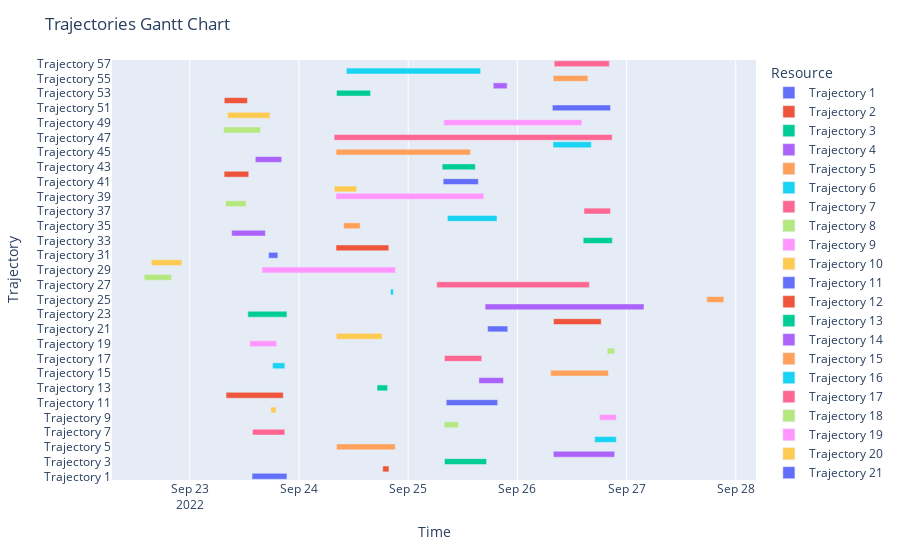

Notebook cell for this chart:
### Markdown cell above
### Dactyl

### Code cell
plot_gantt(df_list_dactyl)

### Figure 1 — Plotly figure (JSON) as saved in the notebook; plotly's stock layout.template omitted (floating-point values rounded to 4 significant figures)
{"data": [{"alignmentgroup": "True", "base": ["2022-09-23T13:41:01"], "hovertemplate": "Resource=Trajectory 1<br>Start=%{base}<br>Finish=%{x}<br>Task=%{y}<extra></extra>", "legendgroup": "Trajectory 1", "marker": {"color": "#636efa", "pattern": {"shape": ""}}, "name": "Trajectory 1", "offsetgroup": "Trajectory 1", "orientation": "h", "showlegend": true, "textposition": "auto", "type": "bar", "x": [27599000], "xaxis": "x", "y": ["Trajectory 1"], "yaxis": "y"}, {"alignmentgroup": "True", "base": ["2022-09-24T18:24:01"], "hovertemplate": "Resource=Trajectory 2<br>Start=%{base}<br>Finish=%{x}<br>Task=%{y}<extra></extra>", "legendgroup": "Trajectory 2", "marker": {"color": "#EF553B", "pattern": {"shape": ""}}, "name": "Trajectory 2", "offsetgroup": "Trajectory 2", "orientation": "h", "showlegend": true, "textposition": "auto", "type": "bar", "x": [4920000], "xaxis": "x", "y": ["Trajectory 2"], "yaxis": "y"}, {"alignmentgroup": "True", "base": ["2022-09-25T07:59:02"], "hovertemplate": "Resource=Trajectory 3<br>Start=%{base}<br>Finish=%{x}<br>Task=%{y}<extra></extra>", "legendgroup": "Trajectory 3", "marker": {"color": "#00cc96", "pattern": {"shape": ""}}, "name": "Trajectory 3", "offsetgroup": "Trajectory 3", "orientation": "h", "showlegend": true, "textposition": "auto", "type": "bar", "x": [33300000], "xaxis": "x", "y": ["Trajectory 3"], "yaxis": "y"}, {"alignmentgroup": "True", "base": ["2022-09-26T07:54:02"], "hovertemplate": "Resource=Trajectory 4<br>Start=%{base}<br>Finish=%{x}<br>Task=%{y}<extra></extra>", "legendgroup": "Trajectory 4", "marker": {"color": "#ab63fa", "pattern": {"shape": ""}}, "name": "Trajectory 4", "offsetgroup": "Trajectory 4", "orientation": "h", "showlegend": true, "textposition": "auto", "type": "bar", "x": [48543000], "xaxis": "x", "y": ["Trajectory 4"], "yaxis": "y"}, {"alignmentgroup": "True", "base": ["2022-09-24T08:15:01"], "hovertemplate": "Resource=Trajectory 5<br>Start=%{base}<br>Finish=%{x}<br>Task=%{y}<extra></extra>", "legendgroup": "Trajectory 5", "marker": {"color": "#FFA15A", "pattern": {"shape": ""}}, "name": "Trajectory 5", "offsetgroup": "Trajectory 5", "orientation": "h", "showlegend": true, "textposition": "auto", "type": "bar", "x": [46499000], "xaxis": "x", "y": ["Trajectory 5"], "yaxis": "y"}, {"alignmentgroup": "True", "base": ["2022-09-26T16:59:01"], "hovertemplate": "Resource=Trajectory 6<br>Start=%{base}<br>Finish=%{x}<br>Task=%{y}<extra></extra>", "legendgroup": "Trajectory 6", "marker": {"color": "#19d3f3", "pattern": {"shape": ""}}, "name": "Trajectory 6", "offsetgroup": "Trajectory 6", "orientation": "h", "showlegend": true, "textposition": "auto", "type": "bar", "x": [17100000], "xaxis": "x", "y": ["Trajectory 6"], "yaxis": "y"}, {"alignmentgroup": "True", "base": ["2022-09-23T13:47:03"], "hovertemplate": "Resource=Trajectory 7<br>Start=%{base}<br>Finish=%{x}<br>Task=%{y}<extra></extra>", "legendgroup": "Trajectory 7", "marker": {"color": "#FF6692", "pattern": {"shape": ""}}, "name": "Trajectory 7", "offsetgroup": "Trajectory 7", "orientation": "h", "showlegend": true, "textposition": "auto", "type": "bar", "x": [25559000], "xaxis": "x", "y": ["Trajectory 7"], "yaxis": "y"}, {"alignmentgroup": "True", "base": ["2022-09-25T07:54:00"], "hovertemplate": "Resource=Trajectory 8<br>Start=%{base}<br>Finish=%{x}<br>Task=%{y}<extra></extra>", "legendgroup": "Trajectory 8", "marker": {"color": "#B6E880", "pattern": {"shape": ""}}, "name": "Trajectory 8", "offsetgroup": "Trajectory 8", "orientation": "h", "showlegend": true, "textposition": "auto", "type": "bar", "x": [11279000], "xaxis": "x", "y": ["Trajectory 8"], "yaxis": "y"}, {"alignmentgroup": "True", "base": ["2022-09-26T18:01:20"], "hovertemplate": "Resource=Trajectory 9<br>Start=%{base}<br>Finish=%{x}<br>Task=%{y}<extra></extra>", "legendgroup": "Trajectory 9", "marker": {"color": "#FF97FF", "pattern": {"shape": ""}}, "name": "Trajectory 9", "offsetgroup": "Trajectory 9", "orientation": "h", "showlegend": true, "textposition": "auto", "type": "bar", "x": [13422000], "xaxis": "x", "y": ["Trajectory 9"], "yaxis": "y"}, {"alignmentgroup": "True", "base": ["2022-09-23T17:49:01"], "hovertemplate": "Resource=Trajectory 10<br>Start=%{base}<br>Finish=%{x}<br>Task=%{y}<extra></extra>", "legendgroup": "Trajectory 10", "marker": {"color": "#FECB52", "pattern": {"shape": ""}}, "name": "Trajectory 10", "offsetgroup": "Trajectory 10", "orientation": "h", "showlegend": true, "textposition": "auto", "type": "bar", "x": [4081000], "xaxis": "x", "y": ["Trajectory 10"], "yaxis": "y"}, {"alignmentgroup": "True", "base": ["2022-09-25T08:22:01"], "hovertemplate": "Resource=Trajectory 11<br>Start=%{base}<br>Finish=%{x}<br>Task=%{y}<extra></extra>", "legendgroup": "Trajectory 11", "marker": {"color": "#636efa", "pattern": {"shape": ""}}, "name": "Trajectory 11", "offsetgroup": "Trajectory 11", "orientation": "h", "showlegend": true, "textposition": "auto", "type": "bar", "x": [40680000], "xaxis": "x", "y": ["Trajectory 11"], "yaxis": "y"}, {"alignmentgroup": "True", "base": ["2022-09-23T07:58:02"], "hovertemplate": "Resource=Trajectory 12<br>Start=%{base}<br>Finish=%{x}<br>Task=%{y}<extra></extra>", "legendgroup": "Trajectory 12", "marker": {"color": "#EF553B", "pattern": {"shape": ""}}, "name": "Trajectory 12", "offsetgroup": "Trajectory 12", "orientation": "h", "showlegend": true, "textposition": "auto", "type": "bar", "x": [45239000], "xaxis": "x", "y": ["Trajectory 12"], "yaxis": "y"}, {"alignmentgroup": "True", "base": ["2022-09-24T17:09:03"], "hovertemplate": "Resource=Trajectory 13<br>Start=%{base}<br>Finish=%{x}<br>Task=%{y}<extra></extra>", "legendgroup": "Trajectory 13", "marker": {"color": "#00cc96", "pattern": {"shape": ""}}, "name": "Trajectory 13", "offsetgroup": "Trajectory 13", "orientation": "h", "showlegend": true, "textposition": "auto", "type": "bar", "x": [8342000], "xaxis": "x", "y": ["Trajectory 13"], "yaxis": "y"}, {"alignmentgroup": "True", "base": ["2022-09-25T15:32:04"], "hovertemplate": "Resource=Trajectory 14<br>Start=%{base}<br>Finish=%{x}<br>Task=%{y}<extra></extra>", "legendgroup": "Trajectory 14", "marker": {"color": "#ab63fa", "pattern": {"shape": ""}}, "name": "Trajectory 14", "offsetgroup": "Trajectory 14", "orientation": "h", "showlegend": true, "textposition": "auto", "type": "bar", "x": [19498000], "xaxis": "x", "y": ["Trajectory 14"], "yaxis": "y"}, {"alignmentgroup": "True", "base": ["2022-09-26T07:18:00"], "hovertemplate": "Resource=Trajectory 15<br>Start=%{base}<br>Finish=%{x}<br>Task=%{y}<extra></extra>", "legendgroup": "Trajectory 15", "marker": {"color": "#FFA15A", "pattern": {"shape": ""}}, "name": "Trajectory 15", "offsetgroup": "Trajectory 15", "orientation": "h", "showlegend": true, "textposition": "auto", "type": "bar", "x": [45724000], "xaxis": "x", "y": ["Trajectory 15"], "yaxis": "y"}, {"alignmentgroup": "True", "base": ["2022-09-23T18:11:00"], "hovertemplate": "Resource=Trajectory 16<br>Start=%{base}<br>Finish=%{x}<br>Task=%{y}<extra></extra>", "legendgroup": "Trajectory 16", "marker": {"color": "#19d3f3", "pattern": {"shape": ""}}, "name": "Trajectory 16", "offsetgroup": "Trajectory 16", "orientation": "h", "showlegend": true, "textposition": "auto", "type": "bar", "x": [9721000], "xaxis": "x", "y": ["Trajectory 16"], "yaxis": "y"}, {"alignmentgroup": "True", "base": ["2022-09-25T07:58:01"], "hovertemplate": "Resource=Trajectory 17<br>Start=%{base}<br>Finish=%{x}<br>Task=%{y}<extra></extra>", "legendgroup": "Trajectory 17", "marker": {"color": "#FF6692", "pattern": {"shape": ""}}, "name": "Trajectory 17", "offsetgroup": "Trajectory 17", "orientation": "h", "showlegend": true, "textposition": "auto", "type": "bar", "x": [29519000], "xaxis": "x", "y": ["Trajectory 17"], "yaxis": "y"}, {"alignmentgroup": "True", "base": ["2022-09-26T19:44:37"], "hovertemplate": "Resource=Trajectory 18<br>Start=%{base}<br>Finish=%{x}<br>Task=%{y}<extra></extra>", "legendgroup": "Trajectory 18", "marker": {"color": "#B6E880", "pattern": {"shape": ""}}, "name": "Trajectory 18", "offsetgroup": "Trajectory 18", "orientation": "h", "showlegend": true, "textposition": "auto", "type": "bar", "x": [5905000], "xaxis": "x", "y": ["Trajectory 18"], "yaxis": "y"}, {"alignmentgroup": "True", "base": ["2022-09-23T13:10:01"], "hovertemplate": "Resource=Trajectory 19<br>Start=%{base}<br>Finish=%{x}<br>Task=%{y}<extra></extra>", "legendgroup": "Trajectory 19", "marker": {"color": "#FF97FF", "pattern": {"shape": ""}}, "name": "Trajectory 19", "offsetgroup": "Trajectory 19", "orientation": "h", "showlegend": true, "textposition": "auto", "type": "bar", "x": [21245000], "xaxis": "x", "y": ["Trajectory 19"], "yaxis": "y"}, {"alignmentgroup": "True", "base": ["2022-09-24T08:11:00"], "hovertemplate": "Resource=Trajectory 20<br>Start=%{base}<br>Finish=%{x}<br>Task=%{y}<extra></extra>", "legendgroup": "Trajectory 20", "marker": {"color": "#FECB52", "pattern": {"shape": ""}}, "name": "Trajectory 20", "offsetgroup": "Trajectory 20", "orientation": "h", "showlegend": true, "textposition": "auto", "type": "bar", "x": [36301000], "xaxis": "x", "y": ["Trajectory 20"], "yaxis": "y"}, {"alignmentgroup": "True", "base": ["2022-09-25T17:28:01"], "hovertemplate": "Resource=Trajectory 21<br>Start=%{base}<br>Finish=%{x}<br>Task=%{y}<extra></extra>", "legendgroup": "Trajectory 21", "marker": {"color": "#636efa", "pattern": {"shape": ""}}, "name": "Trajectory 21", "offsetgroup": "Trajectory 21", "orientation": "h", "showlegend": true, "textposition": "auto", "type": "bar", "x": [15899000], "xaxis": "x", "y": ["Trajectory 21"], "yaxis": "y"}, {"alignmentgroup": "True", "base": ["2022-09-26T07:56:00"], "hovertemplate": "Resource=Trajectory 22<br>Start=%{base}<br>Finish=%{x}<br>Task=%{y}<extra></extra>", "legendgroup": "Trajectory 22", "marker": {"color": "#EF553B", "pattern": {"shape": ""}}, "name": "Trajectory 22", "offsetgroup": "Trajectory 22", "orientation": "h", "showlegend": true, "textposition": "auto", "type": "bar", "x": [37741000], "xaxis": "x", "y": ["Trajectory 22"], "yaxis": "y"}, {"alignmentgroup": "True", "base": ["2022-09-23T12:45:02"], "hovertemplate": "Resource=Trajectory 23<br>Start=%{base}<br>Finish=%{x}<br>Task=%{y}<extra></extra>", "legendgroup": "Trajectory 23", "marker": {"color": "#00cc96", "pattern": {"shape": ""}}, "name": "Trajectory 23", "offsetgroup": "Trajectory 23", "orientation": "h", "showlegend": true, "textposition": "auto", "type": "bar", "x": [30960000], "xaxis": "x", "y": ["Trajectory 23"], "yaxis": "y"}, {"alignmentgroup": "True", "base": ["2022-09-25T16:54:15"], "hovertemplate": "Resource=Trajectory 24<br>Start=%{base}<br>Finish=%{x}<br>Task=%{y}<extra></extra>", "legendgroup": "Trajectory 24", "marker": {"color": "#ab63fa", "pattern": {"shape": ""}}, "name": "Trajectory 24", "offsetgroup": "Trajectory 24", "orientation": "h", "showlegend": true, "textposition": "auto", "type": "bar", "x": [125745000], "xaxis": "x", "y": ["Trajectory 24"], "yaxis": "y"}, {"alignmentgroup": "True", "base": ["2022-09-27T17:38:01"], "hovertemplate": "Resource=Trajectory 25<br>Start=%{base}<br>Finish=%{x}<br>Task=%{y}<extra></extra>", "legendgroup": "Trajectory 25", "marker": {"color": "#FFA15A", "pattern": {"shape": ""}}, "name": "Trajectory 25", "offsetgroup": "Trajectory 25", "orientation": "h", "showlegend": true, "textposition": "auto", "type": "bar", "x": [13441000], "xaxis": "x", "y": ["Trajectory 25"], "yaxis": "y"}, {"alignmentgroup": "True", "base": ["2022-09-24T20:06:01"], "hovertemplate": "Resource=Trajectory 26<br>Start=%{base}<br>Finish=%{x}<br>Task=%{y}<extra></extra>", "legendgroup": "Trajectory 26", "marker": {"color": "#19d3f3", "pattern": {"shape": ""}}, "name": "Trajectory 26", "offsetgroup": "Trajectory 26", "orientation": "h", "showlegend": true, "textposition": "auto", "type": "bar", "x": [2281000], "xaxis": "x", "y": ["Trajectory 26"], "yaxis": "y"}, {"alignmentgroup": "True", "base": ["2022-09-25T06:16:03"], "hovertemplate": "Resource=Trajectory 27<br>Start=%{base}<br>Finish=%{x}<br>Task=%{y}<extra></extra>", "legendgroup": "Trajectory 27", "marker": {"color": "#FF6692", "pattern": {"shape": ""}}, "name": "Trajectory 27", "offsetgroup": "Trajectory 27", "orientation": "h", "showlegend": true, "textposition": "auto", "type": "bar", "x": [120778000], "xaxis": "x", "y": ["Trajectory 27"], "yaxis": "y"}, {"alignmentgroup": "True", "base": ["2022-09-22T13:58:23"], "hovertemplate": "Resource=Trajectory 28<br>Start=%{base}<br>Finish=%{x}<br>Task=%{y}<extra></extra>", "legendgroup": "Trajectory 28", "marker": {"color": "#B6E880", "pattern": {"shape": ""}}, "name": "Trajectory 28", "offsetgroup": "Trajectory 28", "orientation": "h", "showlegend": true, "textposition": "auto", "type": "bar", "x": [21638000], "xaxis": "x", "y": ["Trajectory 28"], "yaxis": "y"}, {"alignmentgroup": "True", "base": ["2022-09-23T15:52:01"], "hovertemplate": "Resource=Trajectory 29<br>Start=%{base}<br>Finish=%{x}<br>Task=%{y}<extra></extra>", "legendgroup": "Trajectory 29", "marker": {"color": "#FF97FF", "pattern": {"shape": ""}}, "name": "Trajectory 29", "offsetgroup": "Trajectory 29", "orientation": "h", "showlegend": true, "textposition": "auto", "type": "bar", "x": [105663000], "xaxis": "x", "y": ["Trajectory 29"], "yaxis": "y"}, {"alignmentgroup": "True", "base": ["2022-09-22T15:32:16"], "hovertemplate": "Resource=Trajectory 30<br>Start=%{base}<br>Finish=%{x}<br>Task=%{y}<extra></extra>", "legendgroup": "Trajectory 30", "marker": {"color": "#FECB52", "pattern": {"shape": ""}}, "name": "Trajectory 30", "offsetgroup": "Trajectory 30", "orientation": "h", "showlegend": true, "textposition": "auto", "type": "bar", "x": [24283000], "xaxis": "x", "y": ["Trajectory 30"], "yaxis": "y"}, {"alignmentgroup": "True", "base": ["2022-09-23T17:19:00"], "hovertemplate": "Resource=Trajectory 31<br>Start=%{base}<br>Finish=%{x}<br>Task=%{y}<extra></extra>", "legendgroup": "Trajectory 31", "marker": {"color": "#636efa", "pattern": {"shape": ""}}, "name": "Trajectory 31", "offsetgroup": "Trajectory 31", "orientation": "h", "showlegend": true, "textposition": "auto", "type": "bar", "x": [7322000], "xaxis": "x", "y": ["Trajectory 31"], "yaxis": "y"}, {"alignmentgroup": "True", "base": ["2022-09-24T08:07:59"], "hovertemplate": "Resource=Trajectory 32<br>Start=%{base}<br>Finish=%{x}<br>Task=%{y}<extra></extra>", "legendgroup": "Trajectory 32", "marker": {"color": "#EF553B", "pattern": {"shape": ""}}, "name": "Trajectory 32", "offsetgroup": "Trajectory 32", "orientation": "h", "showlegend": true, "textposition": "auto", "type": "bar", "x": [41761000], "xaxis": "x", "y": ["Trajectory 32"], "yaxis": "y"}, {"alignmentgroup": "True", "base": ["2022-09-26T14:28:01"], "hovertemplate": "Resource=Trajectory 33<br>Start=%{base}<br>Finish=%{x}<br>Task=%{y}<extra></extra>", "legendgroup": "Trajectory 33", "marker": {"color": "#00cc96", "pattern": {"shape": ""}}, "name": "Trajectory 33", "offsetgroup": "Trajectory 33", "orientation": "h", "showlegend": true, "textposition": "auto", "type": "bar", "x": [23046000], "xaxis": "x", "y": ["Trajectory 33"], "yaxis": "y"}, {"alignmentgroup": "True", "base": ["2022-09-23T09:12:00"], "hovertemplate": "Resource=Trajectory 34<br>Start=%{base}<br>Finish=%{x}<br>Task=%{y}<extra></extra>", "legendgroup": "Trajectory 34", "marker": {"color": "#ab63fa", "pattern": {"shape": ""}}, "name": "Trajectory 34", "offsetgroup": "Trajectory 34", "orientation": "h", "showlegend": true, "textposition": "auto", "type": "bar", "x": [26701000], "xaxis": "x", "y": ["Trajectory 34"], "yaxis": "y"}, {"alignmentgroup": "True", "base": ["2022-09-24T09:48:01"], "hovertemplate": "Resource=Trajectory 35<br>Start=%{base}<br>Finish=%{x}<br>Task=%{y}<extra></extra>", "legendgroup": "Trajectory 35", "marker": {"color": "#FFA15A", "pattern": {"shape": ""}}, "name": "Trajectory 35", "offsetgroup": "Trajectory 35", "orientation": "h", "showlegend": true, "textposition": "auto", "type": "bar", "x": [13139000], "xaxis": "x", "y": ["Trajectory 35"], "yaxis": "y"}, {"alignmentgroup": "True", "base": ["2022-09-25T08:37:01"], "hovertemplate": "Resource=Trajectory 36<br>Start=%{base}<br>Finish=%{x}<br>Task=%{y}<extra></extra>", "legendgroup": "Trajectory 36", "marker": {"color": "#19d3f3", "pattern": {"shape": ""}}, "name": "Trajectory 36", "offsetgroup": "Trajectory 36", "orientation": "h", "showlegend": true, "textposition": "auto", "type": "bar", "x": [39243000], "xaxis": "x", "y": ["Trajectory 36"], "yaxis": "y"}, {"alignmentgroup": "True", "base": ["2022-09-26T14:38:09"], "hovertemplate": "Resource=Trajectory 37<br>Start=%{base}<br>Finish=%{x}<br>Task=%{y}<extra></extra>", "legendgroup": "Trajectory 37", "marker": {"color": "#FF6692", "pattern": {"shape": ""}}, "name": "Trajectory 37", "offsetgroup": "Trajectory 37", "orientation": "h", "showlegend": true, "textposition": "auto", "type": "bar", "x": [20993000], "xaxis": "x", "y": ["Trajectory 37"], "yaxis": "y"}, {"alignmentgroup": "True", "base": ["2022-09-23T07:52:00"], "hovertemplate": "Resource=Trajectory 38<br>Start=%{base}<br>Finish=%{x}<br>Task=%{y}<extra></extra>", "legendgroup": "Trajectory 38", "marker": {"color": "#B6E880", "pattern": {"shape": ""}}, "name": "Trajectory 38", "offsetgroup": "Trajectory 38", "orientation": "h", "showlegend": true, "textposition": "auto", "type": "bar", "x": [16199000], "xaxis": "x", "y": ["Trajectory 38"], "yaxis": "y"}, {"alignmentgroup": "True", "base": ["2022-09-24T08:08:00"], "hovertemplate": "Resource=Trajectory 39<br>Start=%{base}<br>Finish=%{x}<br>Task=%{y}<extra></extra>", "legendgroup": "Trajectory 39", "marker": {"color": "#FF97FF", "pattern": {"shape": ""}}, "name": "Trajectory 39", "offsetgroup": "Trajectory 39", "orientation": "h", "showlegend": true, "textposition": "auto", "type": "bar", "x": [116939000], "xaxis": "x", "y": ["Trajectory 39"], "yaxis": "y"}, {"alignmentgroup": "True", "base": ["2022-09-24T07:45:04"], "hovertemplate": "Resource=Trajectory 40<br>Start=%{base}<br>Finish=%{x}<br>Task=%{y}<extra></extra>", "legendgroup": "Trajectory 40", "marker": {"color": "#FECB52", "pattern": {"shape": ""}}, "name": "Trajectory 40", "offsetgroup": "Trajectory 40", "orientation": "h", "showlegend": true, "textposition": "auto", "type": "bar", "x": [17704000], "xaxis": "x", "y": ["Trajectory 40"], "yaxis": "y"}, {"alignmentgroup": "True", "base": ["2022-09-25T07:41:03"], "hovertemplate": "Resource=Trajectory 41<br>Start=%{base}<br>Finish=%{x}<br>Task=%{y}<extra></extra>", "legendgroup": "Trajectory 41", "marker": {"color": "#636efa", "pattern": {"shape": ""}}, "name": "Trajectory 41", "offsetgroup": "Trajectory 41", "orientation": "h", "showlegend": true, "textposition": "auto", "type": "bar", "x": [27842000], "xaxis": "x", "y": ["Trajectory 41"], "yaxis": "y"}, {"alignmentgroup": "True", "base": ["2022-09-23T07:32:05"], "hovertemplate": "Resource=Trajectory 42<br>Start=%{base}<br>Finish=%{x}<br>Task=%{y}<extra></extra>", "legendgroup": "Trajectory 42", "marker": {"color": "#EF553B", "pattern": {"shape": ""}}, "name": "Trajectory 42", "offsetgroup": "Trajectory 42", "orientation": "h", "showlegend": true, "textposition": "auto", "type": "bar", "x": [19498000], "xaxis": "x", "y": ["Trajectory 42"], "yaxis": "y"}, {"alignmentgroup": "True", "base": ["2022-09-25T07:28:05"], "hovertemplate": "Resource=Trajectory 43<br>Start=%{base}<br>Finish=%{x}<br>Task=%{y}<extra></extra>", "legendgroup": "Trajectory 43", "marker": {"color": "#00cc96", "pattern": {"shape": ""}}, "name": "Trajectory 43", "offsetgroup": "Trajectory 43", "orientation": "h", "showlegend": true, "textposition": "auto", "type": "bar", "x": [26279000], "xaxis": "x", "y": ["Trajectory 43"], "yaxis": "y"}, {"alignmentgroup": "True", "base": ["2022-09-23T14:23:08"], "hovertemplate": "Resource=Trajectory 44<br>Start=%{base}<br>Finish=%{x}<br>Task=%{y}<extra></extra>", "legendgroup": "Trajectory 44", "marker": {"color": "#ab63fa", "pattern": {"shape": ""}}, "name": "Trajectory 44", "offsetgroup": "Trajectory 44", "orientation": "h", "showlegend": true, "textposition": "auto", "type": "bar", "x": [20933000], "xaxis": "x", "y": ["Trajectory 44"], "yaxis": "y"}, {"alignmentgroup": "True", "base": ["2022-09-24T08:09:00"], "hovertemplate": "Resource=Trajectory 45<br>Start=%{base}<br>Finish=%{x}<br>Task=%{y}<extra></extra>", "legendgroup": "Trajectory 45", "marker": {"color": "#FFA15A", "pattern": {"shape": ""}}, "name": "Trajectory 45", "offsetgroup": "Trajectory 45", "orientation": "h", "showlegend": true, "textposition": "auto", "type": "bar", "x": [106322000], "xaxis": "x", "y": ["Trajectory 45"], "yaxis": "y"}, {"alignmentgroup": "True", "base": ["2022-09-26T07:49:02"], "hovertemplate": "Resource=Trajectory 46<br>Start=%{base}<br>Finish=%{x}<br>Task=%{y}<extra></extra>", "legendgroup": "Trajectory 46", "marker": {"color": "#19d3f3", "pattern": {"shape": ""}}, "name": "Trajectory 46", "offsetgroup": "Trajectory 46", "orientation": "h", "showlegend": true, "textposition": "auto", "type": "bar", "x": [30359000], "xaxis": "x", "y": ["Trajectory 46"], "yaxis": "y"}, {"alignmentgroup": "True", "base": ["2022-09-24T07:43:02"], "hovertemplate": "Resource=Trajectory 47<br>Start=%{base}<br>Finish=%{x}<br>Task=%{y}<extra></extra>", "legendgroup": "Trajectory 47", "marker": {"color": "#FF6692", "pattern": {"shape": ""}}, "name": "Trajectory 47", "offsetgroup": "Trajectory 47", "orientation": "h", "showlegend": true, "textposition": "auto", "type": "bar", "x": [220022000], "xaxis": "x", "y": ["Trajectory 47"], "yaxis": "y"}, {"alignmentgroup": "True", "base": ["2022-09-23T07:26:02"], "hovertemplate": "Resource=Trajectory 48<br>Start=%{base}<br>Finish=%{x}<br>Task=%{y}<extra></extra>", "legendgroup": "Trajectory 48", "marker": {"color": "#B6E880", "pattern": {"shape": ""}}, "name": "Trajectory 48", "offsetgroup": "Trajectory 48", "orientation": "h", "showlegend": true, "textposition": "auto", "type": "bar", "x": [29188000], "xaxis": "x", "y": ["Trajectory 48"], "yaxis": "y"}, {"alignmentgroup": "True", "base": ["2022-09-25T07:50:00"], "hovertemplate": "Resource=Trajectory 49<br>Start=%{base}<br>Finish=%{x}<br>Task=%{y}<extra></extra>", "legendgroup": "Trajectory 49", "marker": {"color": "#FF97FF", "pattern": {"shape": ""}}, "name": "Trajectory 49", "offsetgroup": "Trajectory 49", "orientation": "h", "showlegend": true, "textposition": "auto", "type": "bar", "x": [109202000], "xaxis": "x", "y": ["Trajectory 49"], "yaxis": "y"}, {"alignmentgroup": "True", "base": ["2022-09-23T08:15:00"], "hovertemplate": "Resource=Trajectory 50<br>Start=%{base}<br>Finish=%{x}<br>Task=%{y}<extra></extra>", "legendgroup": "Trajectory 50", "marker": {"color": "#FECB52", "pattern": {"shape": ""}}, "name": "Trajectory 50", "offsetgroup": "Trajectory 50", "orientation": "h", "showlegend": true, "textposition": "auto", "type": "bar", "x": [33723000], "xaxis": "x", "y": ["Trajectory 50"], "yaxis": "y"}, {"alignmentgroup": "True", "base": ["2022-09-26T07:41:00"], "hovertemplate": "Resource=Trajectory 51<br>Start=%{base}<br>Finish=%{x}<br>Task=%{y}<extra></extra>", "legendgroup": "Trajectory 51", "marker": {"color": "#636efa", "pattern": {"shape": ""}}, "name": "Trajectory 51", "offsetgroup": "Trajectory 51", "orientation": "h", "showlegend": true, "textposition": "auto", "type": "bar", "x": [46021000], "xaxis": "x", "y": ["Trajectory 51"], "yaxis": "y"}, {"alignmentgroup": "True", "base": ["2022-09-23T07:34:03"], "hovertemplate": "Resource=Trajectory 52<br>Start=%{base}<br>Finish=%{x}<br>Task=%{y}<extra></extra>", "legendgroup": "Trajectory 52", "marker": {"color": "#EF553B", "pattern": {"shape": ""}}, "name": "Trajectory 52", "offsetgroup": "Trajectory 52", "orientation": "h", "showlegend": true, "textposition": "auto", "type": "bar", "x": [18358000], "xaxis": "x", "y": ["Trajectory 52"], "yaxis": "y"}, {"alignmentgroup": "True", "base": ["2022-09-24T08:15:01"], "hovertemplate": "Resource=Trajectory 53<br>Start=%{base}<br>Finish=%{x}<br>Task=%{y}<extra></extra>", "legendgroup": "Trajectory 53", "marker": {"color": "#00cc96", "pattern": {"shape": ""}}, "name": "Trajectory 53", "offsetgroup": "Trajectory 53", "orientation": "h", "showlegend": true, "textposition": "auto", "type": "bar", "x": [26940000], "xaxis": "x", "y": ["Trajectory 53"], "yaxis": "y"}, {"alignmentgroup": "True", "base": ["2022-09-25T18:41:02"], "hovertemplate": "Resource=Trajectory 54<br>Start=%{base}<br>Finish=%{x}<br>Task=%{y}<extra></extra>", "legendgroup": "Trajectory 54", "marker": {"color": "#ab63fa", "pattern": {"shape": ""}}, "name": "Trajectory 54", "offsetgroup": "Trajectory 54", "orientation": "h", "showlegend": true, "textposition": "auto", "type": "bar", "x": [11039000], "xaxis": "x", "y": ["Trajectory 54"], "yaxis": "y"}, {"alignmentgroup": "True", "base": ["2022-09-26T07:52:00"], "hovertemplate": "Resource=Trajectory 55<br>Start=%{base}<br>Finish=%{x}<br>Task=%{y}<extra></extra>", "legendgroup": "Trajectory 55", "marker": {"color": "#FFA15A", "pattern": {"shape": ""}}, "name": "Trajectory 55", "offsetgroup": "Trajectory 55", "orientation": "h", "showlegend": true, "textposition": "auto", "type": "bar", "x": [27481000], "xaxis": "x", "y": ["Trajectory 55"], "yaxis": "y"}, {"alignmentgroup": "True", "base": ["2022-09-24T10:24:02"], "hovertemplate": "Resource=Trajectory 56<br>Start=%{base}<br>Finish=%{x}<br>Task=%{y}<extra></extra>", "legendgroup": "Trajectory 56", "marker": {"color": "#19d3f3", "pattern": {"shape": ""}}, "name": "Trajectory 56", "offsetgroup": "Trajectory 56", "orientation": "h", "showlegend": true, "textposition": "auto", "type": "bar", "x": [106259000], "xaxis": "x", "y": ["Trajectory 56"], "yaxis": "y"}, {"alignmentgroup": "True", "base": ["2022-09-26T08:05:02"], "hovertemplate": "Resource=Trajectory 57<br>Start=%{base}<br>Finish=%{x}<br>Task=%{y}<extra></extra>", "legendgroup": "Trajectory 57", "marker": {"color": "#FF6692", "pattern": {"shape": ""}}, "name": "Trajectory 57", "offsetgroup": "Trajectory 57", "orientation": "h", "showlegend": true, "textposition": "auto", "type": "bar", "x": [43619000], "xaxis": "x", "y": ["Trajectory 57"], "yaxis": "y"}], "layout": {"barmode": "overlay", "legend": {"title": {"text": "Resource"}, "tracegroupgap": 0}, "margin": {"t": 60}, "title": {"text": "Trajectories Gantt Chart"}, "xaxis": {"anchor": "y", "domain": [0, 1], "title": {"text": "Time"}, "type": "date"}, "yaxis": {"anchor": "x", "domain": [0, 1], "title": {"text": "Trajectory"}}}}
